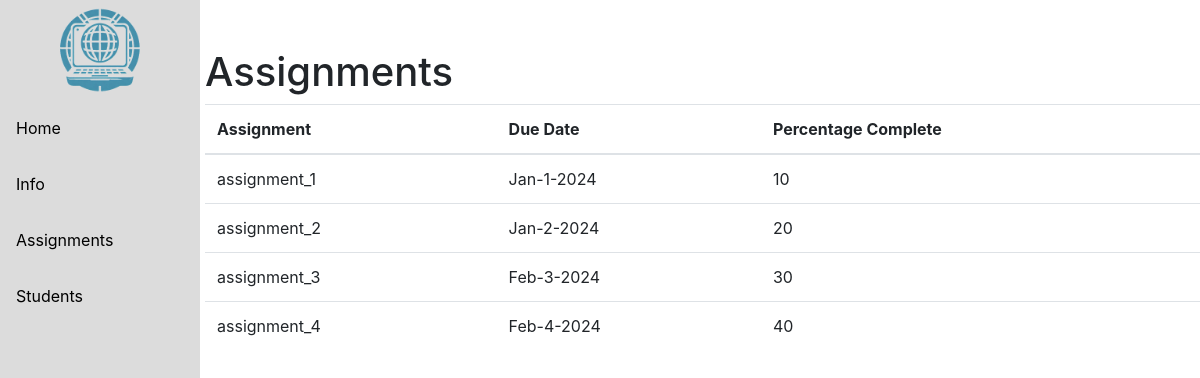
Screenshot of /assignments/1 (signed in) with the database file from the repository.
### edu_app/models.py (models this page shows)
class Tbl_assignment(models.Model):
    assignment_id = models.AutoField(primary_key=True)
    assignment_name = models.CharField(max_length=200)
    assignment_percentage = models.CharField(max_length=200)
    assignment_due = models.CharField(max_length=200)
    class_id = models.IntegerField()

### edu_app/views.py (the view)
# urls.py: path("assignments/<int:class_id>", views.assignments, name="assignments"),
def assignments(request, class_id):
    is_teacher = request.session["teacher"]
    user_id = request.session["id"]
    student_classes = Tbl_student_class.objects.filter(student_id=user_id).values_list(
        "class_id", flat=True
    )
    student_assignments = Tbl_assignment.objects.filter(class_id__in=student_classes)
    context = {
        "assignments": student_assignments,
        "is_teacher": is_teacher,
        "class_id": class_id,
    }
    return render(request, "assignments.html", context)

### templates/assignments.html (shortened to what this page needs)
{% extends 'base.html' %}
{% block content %}
<br><br>
<h1>Assignments</h1>
        <table class="assignment table">
            <thead>
                <tr class= "table info">
                    <th scope="col">Assignment</th>
                    <th scope="col">Due Date</th>
                    <th scope="col">Percentage Complete</th>
                </tr>
                <tbody>
                    {% for assignment in assignments %}
                    <tr>
                        <td>{{ assignment.assignment_name }}</td>
                        <td>{{ assignment.assignment_due }}</td>
                        <td>{{ assignment.assignment_percentage}}</td>
                    </tr>
                    {% endfor %}
                </tbody>
            </thead>
{% endblock %}

### templates/base.html (shortened to what this page needs)
{% load static %}
<!DOCTYPE html>
<html lang="en">
    <head>
        {% block stylesheets %}
            <link rel="stylesheet" href="{% static 'styles.css' %}">
            <link rel="stylesheet" href="https://stackpath.bootstrapcdn.com/bootstrap/4.5.2/css/bootstrap.min.css">
            <link rel="stylesheet" href="https://cdn.jsdelivr.net/npm/quill@2.0.0-rc.4/dist/quill.snow.css">
        {% endblock %}
    </head>
    <body>
        {% block sidebar %}
            <div class="sidebar">
                {% block logo %}
                    <div class="logo">
                        <a href="{% url 'dashboard' %}">
                            <img src="{% static 'logo.png'%}" alt='logo' width="100" height="100" class="logo">
                        </a>
                    </div>
                {% endblock %}
                <div class="sidebar-content">
                    {% block sidebar-content %}
                        <a href="{% url 'dashboard' %}">Home</a>
                        {% if class_id %}
                            <a href="{% url 'info' class_id %}">Info</a>
                            <a href="{% url 'assignments' class_id %}">Assignments</a>
                            {% if is_teacher %}
                                <a href="{% url 'students' class_id %}">Students</a>
                            {% endif %}
                        {% endif %}
                    {% endblock %}
                </div>
            </div>
        {% endblock %}
        <main>
            <div class="main-content">
                {% block content %}{% endblock %}
            </div>
        </main>
    </body>
</html>

### static/styles.css (style rules this page uses)
.main-content { position: relative; }
.logo { display: block; margin-left: auto; margin-right: auto; }
.main-content { margin-left: 200px; padding-left: 5px; height: 100vh }
.sidebar { overflow-x: auto; margin: 0; padding: 0; width: 200px; background-color:gainsboro; position: fixed; height: 100vh; }
.sidebar-content a { display: block; color: black; padding: 16px; text-decoration: none; }

### rows the page displays
Tbl_assignment: assignment_name "assignment_1", assignment_due "Jan-1-2024", assignment_percentage "10"
Tbl_assignment: assignment_name "assignment_2", assignment_due "Jan-2-2024", assignment_percentage "20"
Tbl_assignment: assignment_name "assignment_3", assignment_due "Feb-3-2024", assignment_percentage "30"
Tbl_assignment: assignment_name "assignment_4", assignment_due "Feb-4-2024", assignment_percentage "40"
